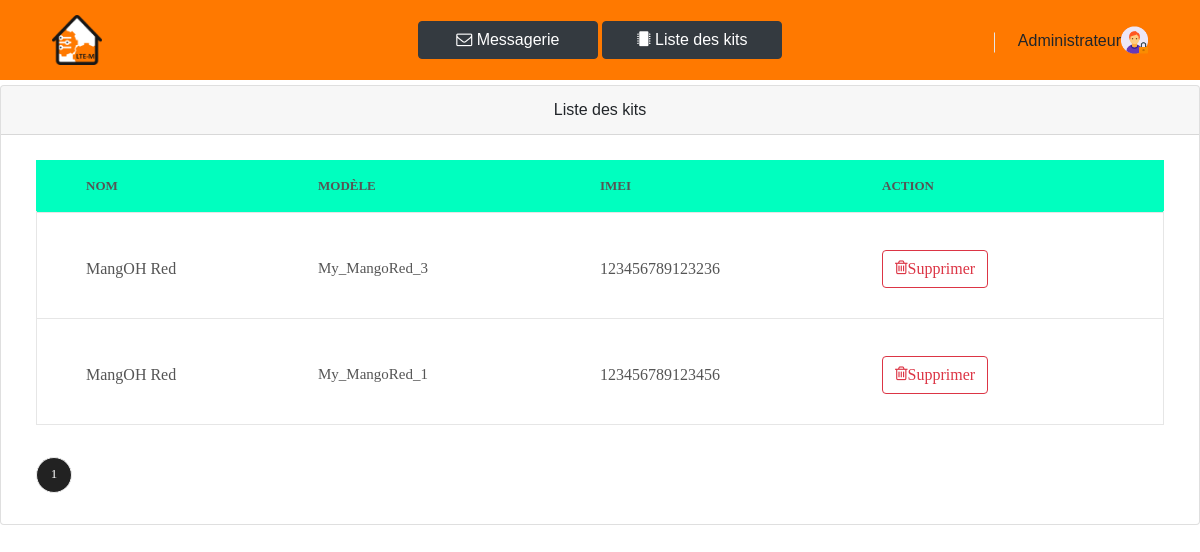
Page /listKitsAdmin.php (signed in) on the earlier database version.
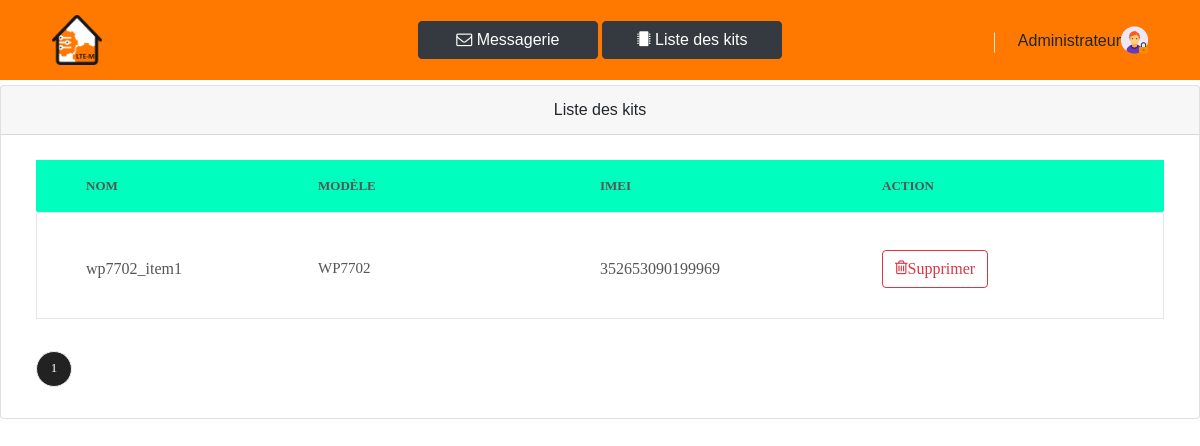
Same page on the later database version.
### tables this page shows
CREATE TABLE `kit` (
  `idKit` int(25) NOT NULL,
  `imei` varchar(25) NOT NULL,
  `serialNumber` varchar(25) NOT NULL,
  `modele` varchar(25) NOT NULL,
  `libelle` varchar(25) NOT NULL,
  `idClient` varchar(25) NOT NULL
);

### listKitsAdmin.php (the view, shortened to what this page needs)
<!DOCTYPE html>
<html lang="fr">
<head>
	<link rel="stylesheet" type="text/css" href="libs/vendor/bootstrap/css/bootstrap.min.css">
	<link rel="stylesheet" type="text/css" href="libs/fonts/font-awesome-4.7.0/css/font-awesome.min.css">
	<link rel="stylesheet" type="text/css" href="libs/fonts/themify/themify-icons.css">
	<link rel="stylesheet" type="text/css" href="libs/fonts/Linearicons-Free-v1.0.0/icon-font.min.css">
	<link rel="stylesheet" type="text/css" href="libs/fonts/elegant-font/html-css/style.css">
	<link rel="stylesheet" type="text/css" href="libs/vendor/animate/animate.css">
	<link rel="stylesheet" type="text/css" href="libs/vendor/css-hamburgers/hamburgers.min.css">
	<link rel="stylesheet" type="text/css" href="libs/vendor/animsition/css/animsition.min.css">
	<link rel="stylesheet" type="text/css" href="libs/vendor/select2/select2.min.css">
	<link rel="stylesheet" type="text/css" href="libs/vendor/slick/slick.css">
	<link rel="stylesheet" type="text/css" href="libs/css/util.css">
	<link rel="stylesheet" type="text/css" href="libs/css/main.css">
</head>
<body class="animsition">
	<?php
	require "header3.php"
	?>
	<div class="card text-center m-t-85">
		<div class="card-header">
			Liste des kits
		</div>
		<div class="card-body">
			<?php
			$kitsParPage = 5;
			$nbkits = 0;
			$bdd2 = new mysqli($servername, $username, $password, $dbname);
			$stmt4 = mysqli_prepare($bdd2, 'SELECT imei, modele, libelle FROM kit ORDER BY idKit DESC');
			mysqli_stmt_execute($stmt4);
			mysqli_stmt_bind_result($stmt4, $donnees['imei'], $donnees['modele'], $donnees['libelle']);
			while (mysqli_stmt_fetch($stmt4)) {
				$data[$nbkits] = $donnees['imei'] . ";" . $donnees['modele'] . ";" . $donnees['libelle'];
				$nbkits++;
			}
			$pagesTotales = ceil($nbkits / $kitsParPage);
			if (isset($_GET['page'])  and !empty($_GET['page'])  and $_GET['page'] > 0 and $_GET['page'] <= $pagesTotales) {
				$_GET['page'] = intval($_GET['page']);
				$pageCourante = $_GET['page'];
			} else {
				$pageCourante = 1;
			}
			if ($nbkits > 0) {
			?>
				<div align="left">
					<section class="cart bgwhite p-t-5 p-b-5">
						<div class="container">
							<div class="container-table-cart pos-relative">
								<div class="wrap-table-shopping-cart bgwhite">
									<table class="table-shopping-cart table-hover ">
										<tr class="table-head" style="background-color:#00FFBF;">
											<th style="width:25%;text-align:left" class="column-1">Nom</th>
											<th style="width:25%;text-align:left" class="column-2">Modèle</th>
											<th style="width:25%;text-align:left" class="column-3">IMEI</th>
											<th style="width:25%;text-align:left" class="column-4">Action</th>
										</tr>
										<?php
										foreach ($data as $value) {
											$tab = explode(";", $value);
										?>
											<tr class="table-row">
												<td class="column-1"><?php echo $tab[1];  ?></td>
												<td class="column-2"><?php echo $tab[2];  ?></td>
												<td class="column-3"><?php echo $tab[0];  ?> </td>
												<td class="column-4">
													<a href="deleteKit.php?imei=<?php echo $tab[0]; ?>"><button type="button" class="btn btn-outline-danger"><i style="float: left;" class="fa fa-trash-o"></i> Supprimer </button></a>
												</td>
											</tr>
										<?php } ?>
									</table>
								</div>
							</div>
							<div class="pagination flex-m flex-w p-t-26">
								<?php
								for ($nump = 1; $nump <= $pagesTotales; $nump++) {
									if ($nump == $pageCourante) {
								?>
										<a href="#" class="item-pagination flex-c-m trans-0-4 active-pagination"><?php echo $nump ?></a>
									<?php
									} else {
									?>
										<a href="listeKitsAdmin.php?page=<?php echo $nump ?>" class="item-pagination flex-c-m trans-0-4"><?php echo $nump ?></a>
								<?php
									}
								}
								?>
							</div>
						</div>
					</section>
				</div>
			<?php } ?>
		</div>
	</div>
</body>
</html>

### header3.php (shortened to what this page needs)
<header class="header1 fixed-top">
  <div>
    <div style="background-color:#FF7900  ;" class="wrap_header">
      <a href="#" class="logo">
        <img src="images/icons/logo.png" alt="IMG-LOGO">
      </a>
      <div class="wrap_menu">
        <nav class="menu">
          <ul class="main_menu">
            <div align="center">
              <button style="width: 180px; " type="button" onclick="location.href = 'messagerie.php'" class="btn btn-dark"> <i class="fa fa-envelope-o" aria-hidden="true"></i> Messagerie</button>
              <button style="width: 180px; " type="button" onclick="location.href = 'listKitsAdmin.php'" class="btn btn-dark"><i class="fa fa-microchip" aria-hidden="true"></i> Liste des kits</button>
            </div>
          </ul>
        </nav>
      </div>
      <div class="header-icons">
        <?php echo "Administrateur"; ?>
        <div class="header-wrapicon2">
          <img src="images/icons/icon-header-01.png" class="header-icon1 js-show-header-dropdown" alt="ICON">
        </div>
      </div>
    </div>
  </div>
</header>

### libs/css/main.css (style rules this page uses)
* { margin: 0px; padding: 0px; box-sizing: border-box; }
body, html { height: 100%; font-family: Montserrat-Regular, sans-serif; font-weight: 400; }
a { font-family: Montserrat-Regular; font-weight: 400; font-size: 15px; line-height: 1.7; color: #666666; margin: 0px; transition: all 0.4s; -webkit-transition: all 0.4s; -o-transition: all 0.4s; -moz-transition: all 0.4s; }
ul, li { margin: 0px; list-style-type: none; }
button { outline: none !important; border: none; background: transparent; }
.container { max-width: 1200px; }
.header1 { height: 125px; -webkit-transition: all 0.3s; -o-transition: all 0.3s; -moz-transition: all 0.3s; transition: all 0.3s; }
.wrap_header { display: -webkit-box; display: -webkit-flex; display: -moz-box; display: -ms-flexbox; display: flex; flex-wrap: wrap; width: 100%; height: 80px; background-color: white; justify-content: center; align-items: center; position: relative; -webkit-transition: all 0.3s; -o-transition: all 0.3s; -moz-transition: all 0.3s; transition: all 0.3s; }
.logo { display: block; position: absolute; left: 52px; top: 50%; -webkit-transform: translateY(-50%); -moz-transform: translateY(-50%); -ms-transform: translateY(-50%); -o-transform: translateY(-50%); transform: translateY(-50%); }
.logo img { max-height: 50px; }
.main_menu { list-style-type: none; margin: 0px; display: -webkit-box; display: -webkit-flex; display: -moz-box; display: -ms-flexbox; display: flex; flex-wrap: wrap; align-items: center; justify-content: center; }
.header-icons { display: -webkit-box; display: -webkit-flex; display: -moz-box; display: -ms-flexbox; display: flex; align-items: center; position: absolute; right: 52px; top: 50%; -webkit-transform: translateY(-50%); -moz-transform: translateY(-50%); -ms-transform: translateY(-50%); -o-transform: translateY(-50%); transform: translateY(-50%); }
.header-wrapicon1, .header-wrapicon2 { height: 27px; position: relative; }
.header-wrapicon1 img, .header-wrapicon2 img { height: 100%; }
.pagination { margin-right: -6px; margin-left: -6px; }
.item-pagination { font-family: Montserrat-Regular; font-size: 13px; color: #808080; width: 36px; height: 36px; border-radius: 50%; border: 1px solid #eeeeee; margin: 6px; }
.active-pagination { background-color: #222222; color: white; }
.wrap-table-shopping-cart { overflow: auto; }
.container-table-cart::before { content: ""; display: block; position: absolute; width: 1px; height: calc(100% - 51px); background-color: #e6e6e6; top: 51px; left: 0; }
.container-table-cart::after { content: ""; display: block; position: absolute; width: 1px; height: calc(100% - 51px); background-color: #e6e6e6; top: 51px; right: 0; }
.table-shopping-cart { border-collapse: collapse; width: 100%; min-width: 992px; }
.table-shopping-cart .table-row { border-top: 1px solid #e6e6e6; border-bottom: 1px solid #e6e6e6; }
.table-shopping-cart .column-1 { width: 225px; padding-left: 50px; }
.table-shopping-cart .column-2 { width: 330px; padding-right: 30px; }
.table-shopping-cart .column-3 { width: 133px; padding-right: 30px; }
.table-shopping-cart .column-4 { width: 355px; padding-right: 30px; }
.table-shopping-cart .table-head th { font-family: Montserrat-Bold; font-size: 13px; color: #555555; line-height: 1.5; text-transform: uppercase; padding-top: 16px; padding-bottom: 16px; }
.table-shopping-cart td { font-family: Montserrat-Regular; font-size: 16px; color: #555555; line-height: 1.5; padding-top: 37px; padding-bottom: 30px; }
.table-shopping-cart .table-row .column-2 { font-size: 15px; }
body { padding-right: 0px !important; }

Differences in the rows shown:
removed kit: modele "MangOH Red", libelle "My_MangoRed_3", imei "123456789123236"
removed kit: modele "MangOH Red", libelle "My_MangoRed_1", imei "123456789123456"
added kit: modele "wp7702_item1", libelle "WP7702", imei "352653090199969"
